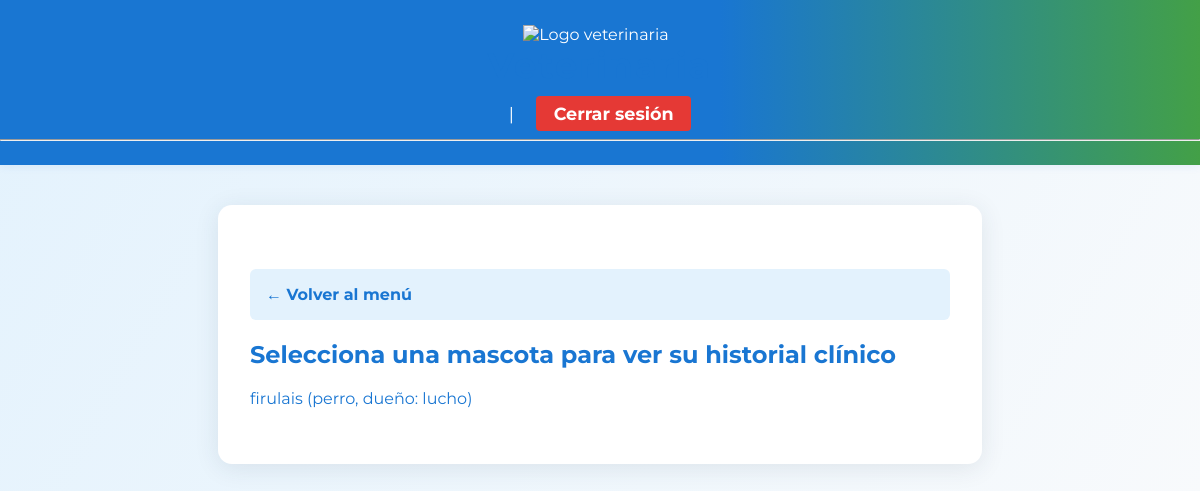
Page /select_pet (signed in) on the earlier database version.
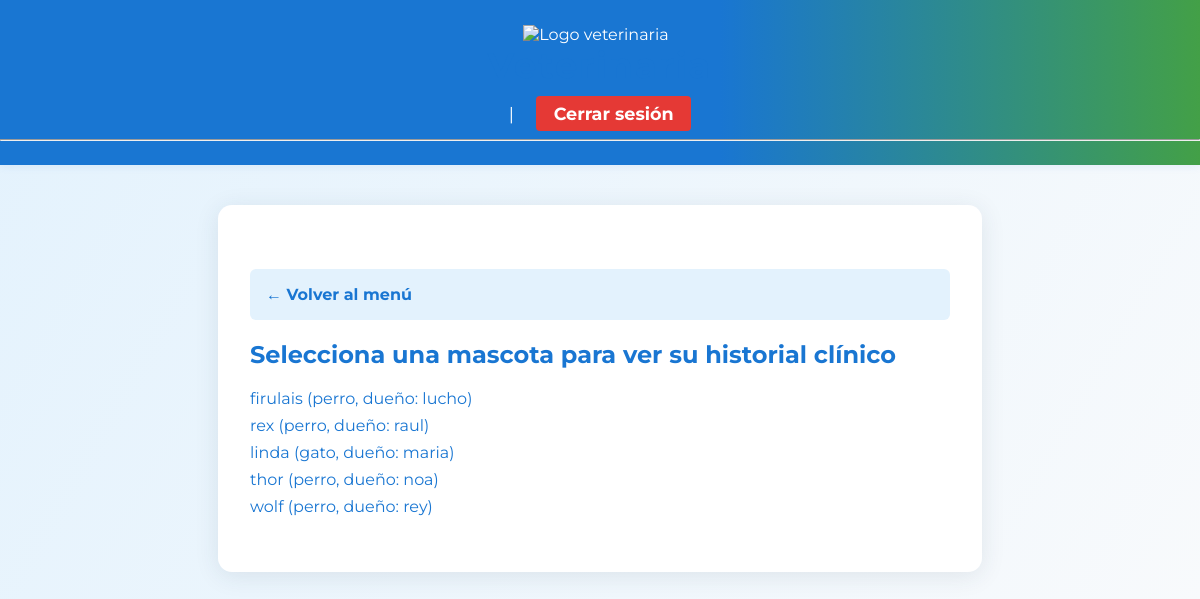
Same page on the later database version.
### app/models.py (models this page shows)
class Pet(db.Model):
    id = db.Column(db.Integer, primary_key=True)
    name = db.Column(db.String(50), nullable=False)
    species = db.Column(db.String(50), nullable=False)
    breed = db.Column(db.String(50))
    age = db.Column(db.Integer)
    client_id = db.Column(db.Integer, db.ForeignKey('client.id'), nullable=False, index=True)
    histories = db.relationship('ClinicalHistory', backref='pet', lazy=True)
    appointments = db.relationship('Appointment', backref='pet', lazy=True)

class Client(db.Model):
    id = db.Column(db.Integer, primary_key=True)
    name = db.Column(db.String(120), nullable=False)
    phone = db.Column(db.String(20))
    email = db.Column(db.String(120))
    pets = db.relationship('Pet', backref='owner', lazy=True)
    appointments = db.relationship('Appointment', backref='client', lazy=True)

### app/routes.py (the view)
@bp.route('/select_pet')
@login_required
def select_pet():
    if current_user.role == 'vet':
        pet_ids = db.session.query(Appointment.pet_id).filter_by(vet_id=current_user.id).distinct()
        pets = Pet.query.filter(Pet.id.in_(pet_ids)).all()
    else:
        pets = Pet.query.all()
    return render_template('select_pet.html', pets=pets, show_back_menu=True)

### app/models.py (called while the page is built)
@login_manager.user_loader
def load_user(user_id):
    return User.query.get(int(user_id))

### app/templates/select_pet.html (shortened to what this page needs)
{% extends "base.html" %}
{% block content %}
<h2>Selecciona una mascota para ver su historial clínico</h2>
<ul>
    {% for pet in pets %}
    <li>
        <a href="{{ url_for('main.history_pet', pet_id=pet.id) }}">
            {{ pet.name }} ({{ pet.species }}, dueño: {{ pet.owner.name }})
        </a>
    </li>
    {% endfor %}
</ul>
{% endblock %}

Differences in the rows shown:
added Pet: name "rex", species "perro", owner.name "raul"
added Pet: name "linda", species "gato", owner.name "maria"
added Pet: name "thor", species "perro", owner.name "noa"
added Pet: name "wolf", species "perro", owner.name "rey"
